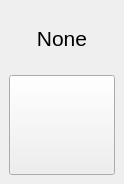
<?xml version="1.0" encoding="UTF-8"?>
<ui version="4.0">
 <class>MainWindow</class>
 <widget class="QMainWindow" name="MainWindow">
  <property name="geometry">
   <rect>
    <x>0</x>
    <y>0</y>
    <width>124</width>
    <height>184</height>
   </rect>
  </property>
  <property name="minimumSize">
   <size>
    <width>124</width>
    <height>184</height>
   </size>
  </property>
  <property name="maximumSize">
   <size>
    <width>124</width>
    <height>184</height>
   </size>
  </property>
  <property name="windowTitle">
   <string>MainWindow</string>
  </property>
  <property name="autoFillBackground">
   <bool>false</bool>
  </property>
  <widget class="QWidget" name="centralwidget">
   <layout class="QVBoxLayout" name="verticalLayout">
    <item>
     <widget class="StatusLabel" name="statuslabel">
      <property name="text">
       <string>&lt;html&gt;&lt;head/&gt;&lt;body&gt;&lt;p&gt;&lt;span style=&quot; font-size:16pt;&quot;&gt;None&lt;/span&gt;&lt;/p&gt;&lt;/body&gt;&lt;/html&gt;</string>
      </property>
      <property name="scaledContents">
       <bool>false</bool>
      </property>
      <property name="alignment">
       <set>Qt::AlignCenter</set>
      </property>
      <property name="scaleText" stdset="0">
       <bool>false</bool>
      </property>
      <property name="textSpaceSample" stdset="0">
       <string/>
      </property>
      <property name="textTemplate" stdset="0">
       <string>&lt;html&gt;&lt;head/&gt;&lt;body&gt;&lt;p&gt;&lt;span style=&quot; font-size:16pt;&quot;&gt;%s&lt;/span&gt;&lt;/p&gt;&lt;/body&gt;&lt;/html&gt;</string>
      </property>
      <property name="alt_textTemplate" stdset="0">
       <string>%s</string>
      </property>
      <property name="index_number" stdset="0">
       <number>0</number>
      </property>
      <property name="feed_override_status" stdset="0">
       <bool>false</bool>
      </property>
      <property name="machine_state_status" stdset="0">
       <bool>false</bool>
      </property>
      <property name="motion_type_status" stdset="0">
       <bool>true</bool>
      </property>
      <property name="halpin_name" stdset="0">
       <string>remapStat.tool</string>
      </property>
     </widget>
    </item>
    <item>
     <widget class="PushButton" name="pushbutton">
      <property name="minimumSize">
       <size>
        <width>0</width>
        <height>100</height>
       </size>
      </property>
      <property name="indicator_option" stdset="0">
       <bool>true</bool>
      </property>
      <property name="indicator_HAL_pin_option" stdset="0">
       <bool>false</bool>
      </property>
      <property name="checked_state_text_option" stdset="0">
       <bool>true</bool>
      </property>
      <property name="on_color" stdset="0">
       <color>
        <red>0</red>
        <green>255</green>
        <blue>0</blue>
       </color>
      </property>
      <property name="off_color" stdset="0">
       <color>
        <red>255</red>
        <green>0</green>
        <blue>0</blue>
       </color>
      </property>
      <property name="true_state_string" stdset="0">
       <string>Probe 
True</string>
      </property>
      <property name="false_state_string" stdset="0">
       <string>Probe
False</string>
      </property>
     </widget>
    </item>
   </layout>
  </widget>
  <widget class="QMenuBar" name="menubar">
   <property name="geometry">
    <rect>
     <x>0</x>
     <y>0</y>
     <width>124</width>
     <height>24</height>
    </rect>
   </property>
  </widget>
 </widget>
 <customwidgets>
  <customwidget>
   <class>IndicatedPushButton</class>
   <extends>QPushButton</extends>
   <header>qtvcp.widgets.simple_widgets</header>
  </customwidget>
  <customwidget>
   <class>PushButton</class>
   <extends>IndicatedPushButton</extends>
   <header>qtvcp.widgets.simple_widgets</header>
  </customwidget>
  <customwidget>
   <class>StatusLabel</class>
   <extends>QLabel</extends>
   <header>qtvcp.widgets.status_label</header>
  </customwidget>
 </customwidgets>
 <resources/>
 <connections>
  <connection>
   <sender>pushbutton</sender>
   <signal>pressed()</signal>
   <receiver>MainWindow</receiver>
   <slot>buttonPressed()</slot>
   <hints>
    <hint type="sourcelabel">
     <x>54</x>
     <y>142</y>
    </hint>
    <hint type="destinationlabel">
     <x>115</x>
     <y>30</y>
    </hint>
   </hints>
  </connection>
  <connection>
   <sender>pushbutton</sender>
   <signal>released()</signal>
   <receiver>MainWindow</receiver>
   <slot>buttonReleased()</slot>
   <hints>
    <hint type="sourcelabel">
     <x>40</x>
     <y>102</y>
    </hint>
    <hint type="destinationlabel">
     <x>8</x>
     <y>32</y>
    </hint>
   </hints>
  </connection>
 </connections>
 <slots>
  <slot>buttonPressed()</slot>
  <slot>buttonReleased()</slot>
 </slots>
</ui>
